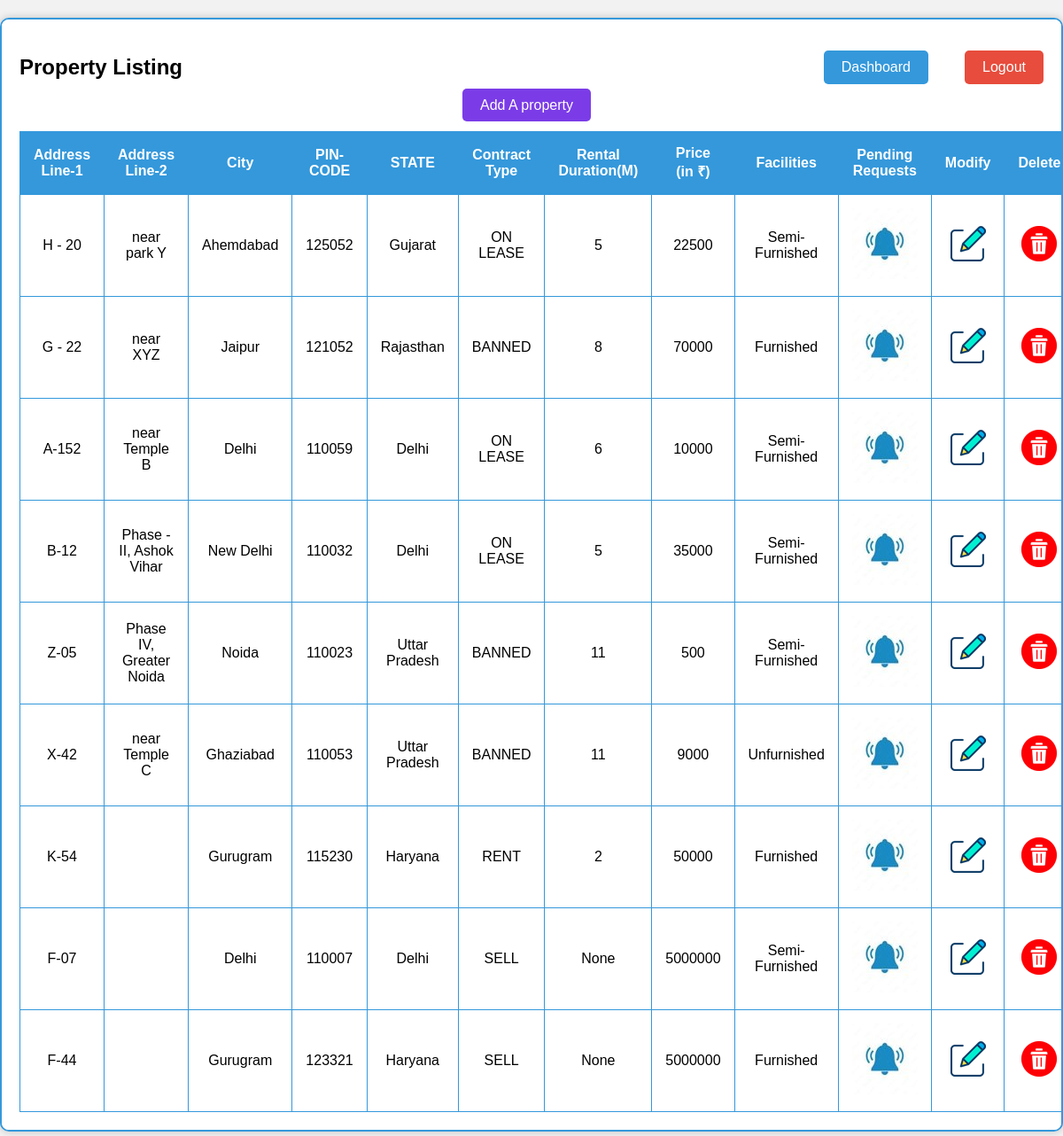
/my_properties/ (signed in), run on an earlier commit of the app's database.
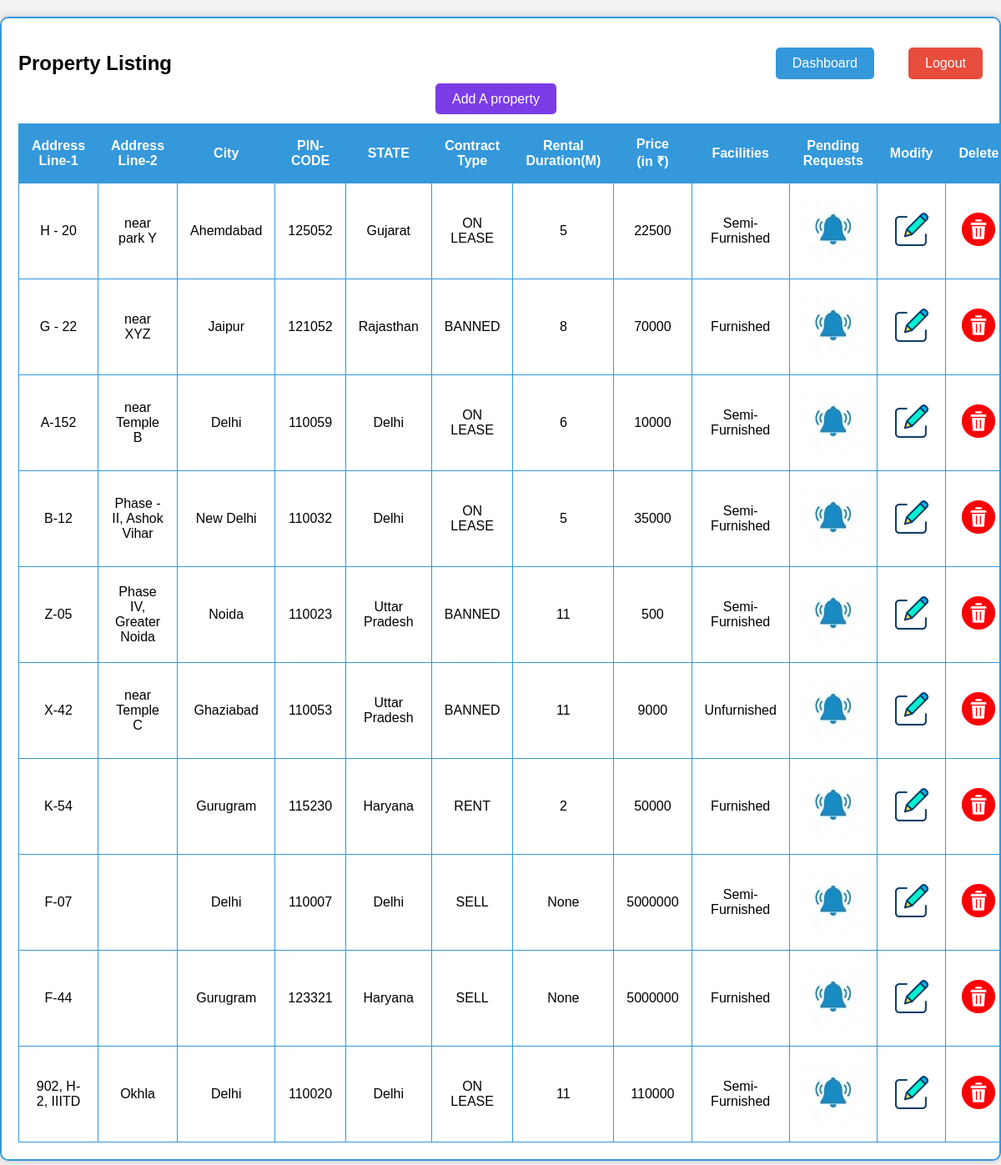
And on a later commit of the database.
### project_app/models.py (models this page shows, shortened)
class Property(models.Model):
    owner = models.CharField(max_length=30,  null= False, blank=False, default = None)
    address_line_1 = models.CharField(max_length=30,  null= False, blank=False, default = None)
    address_line_2 = models.CharField(max_length=30,  null= False, blank=True, default = '')
    state = models.CharField(max_length=30,  null= False, blank=False, default = None)
    city = models.CharField(max_length=30,  null= False, blank=False, default = None)
    pincode = models.CharField(max_length=6,  null= False, blank=False, default = None)
    type = models.CharField(max_length=4,  null= False, blank=False, default = None)
    duration = models.DecimalField(decimal_places=0, max_digits=3, validators=[MaxValueValidator(limit_value=240)], null = True, blank = True, default = None)
    price = models.DecimalField(decimal_places=0, max_digits=10, null = True, blank = True, default= 0)
    facilities = models.CharField(max_length=20,  null= False, blank=False, default = None)

### project_app/views.py (the view)
# urls.py: path("my_properties/", views.my_properties, name="my_properties_page"),
def my_properties(request):
    username = request.session.get('username')
    if(request.session.get('email_kyc') is None):
            return redirect('logout_page')
    if(username is None):
        return redirect('login_page')
    if(request.method == 'POST'):
        return redirect('my_properties_page')
    else:
        try:
            my_properties_list = []
            properties = Property.objects.values()
            for i in range(len(properties)):
                if username == properties[i]["owner"] and properties[i]['type'] != 'DELETED':
                    my_properties_list.append(properties[i])
            return render(request, 'my_properties.html', {'properties':my_properties_list})
        except:
            messages.error(request, 'Unexpected Error')
            return redirect('dashboard_page')

### project_app/templates/my_properties.html (shortened to what this page needs)
{% load static %}
<!DOCTYPE html>
<html>
<head>
</head>
<body>
    <div class="container">
        <h2>Property Listing</h2>
        <a class="dashboard-button" href="/dashboard">Dashboard</a>
        <a class="logout-button" href="/logout">Logout</a>
        <a class="add-property-button" href="/add_property">Add A property</a>
        <div class="scroll-container">
            <table>
                <thead>
                    <tr>
                        <th>Address Line-1</th>
                        <th>Address Line-2</th>
                        <th>City</th>
                        <th>PIN-CODE</th>
                        <th>STATE</th>
                        <th>Contract Type</th>
                        <th>Rental Duration(M)</th>
                        <th>Price (in ₹)</th>
                        <th>Facilities</th>
                        <th>Pending Requests</th>
                        <th>Modify</th>
                        <th>Delete</th>
                    </tr>
                </thead>
                <tbody>
                    {% for property in properties %}
                    <tr>
                        <td>{{ property.address_line_1 }}</td>
                        <td>{{ property.address_line_2 }}</td>
                        <td>{{ property.city }}</td>
                        <td>{{ property.pincode }}</td>
                        <td>{{ property.state }}</td>
                        <td>{{ property.type }}</td>
                        <td>{{ property.duration }}</td>
                        <td>{{ property.price }}</td>
                        <td>{{ property.facilities }}</td>
                        <td>
                            <a href="/display_property_applications/{{property.id}}">
                                <img src ="{% static 'notification_icon.jpg' %}" alt="Display Applications">
                            </a>
                        </td>
                        <td>
                            <a href="/edit_property/{{property.id}}">
                                <img src ="{% static 'edit_icon5.png' %}" alt="Edit Property">
                            </a>
                        </td>
                        <td>
                            <a href="/delete_property/{{property.id}}">
                                <img src ="{% static 'delete_icon4.png' %}" alt="Delete Property">
                            </a>
                        </td>
                    </tr>
                    {% endfor %}
                </tbody>
            </table>
        </div>
    </div>
</body>
</html>

### project_app/templates/my_properties.html (style rules this page uses)
html, body { height: fit-content; font-family: Arial, sans-serif; background-color: #f2f2f2; margin: 0; padding: 0; }
.container { max-width: 1250px; margin: 20px auto; padding: 20px; border: 2px solid #3498db; background-color: #fff; box-shadow: 0px 0px 10px rgba(0, 0, 0, 0.2); border-radius: 10px; height: 100%; position: relative; overflow-x: scroll; }
.scroll-container { max-height: calc(100% - 120px); margin-top: 20px; }
table { width: 100%; border-collapse: collapse; }
table, th, td { border: 1px solid #3498db; }
th, td { padding: 15px; text-align: center; }
th { background-color: #3498db; color: #fff; }
.logout-button { position: absolute; top: 35px; right: 20px; background-color: #e74c3c; color: #fff; border: none; padding: 10px 20px; font-size: 16px; border-radius: 5px; cursor: pointer; text-decoration: none; }
.add-property-button { top: 35px; margin-left: 500px; right: 20px; background-color: #7b3ce7; color: #fff; border: none; padding: 10px 20px; font-size: 16px; border-radius: 5px; cursor: pointer; text-decoration: none; }
.dashboard-button { position: absolute; top: 35px; right: 150px; background-color: #3498db; color: #fff; border: none; padding: 10px 20px; font-size: 16px; border-radius: 5px; cursor: pointer; text-decoration: none; }

What changed in the data, as far as the page shows it:
added Property: address_line_1 "902, H-2, IIITD", address_line_2 "Okhla", city "Delhi", pincode "110020", state "Delhi", type "ON LEASE", duration "11", price "110000", facilities "Semi-Furnished"
